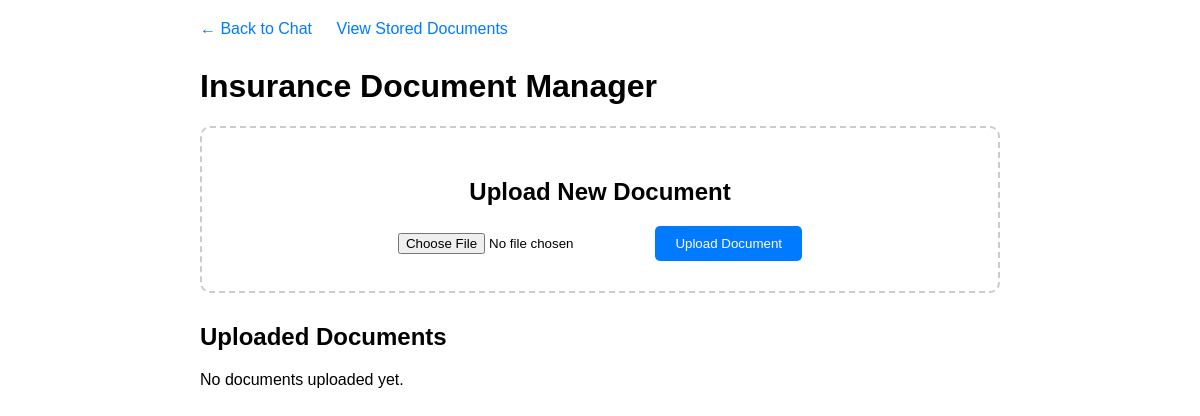
The app's page /uploads/, older data.
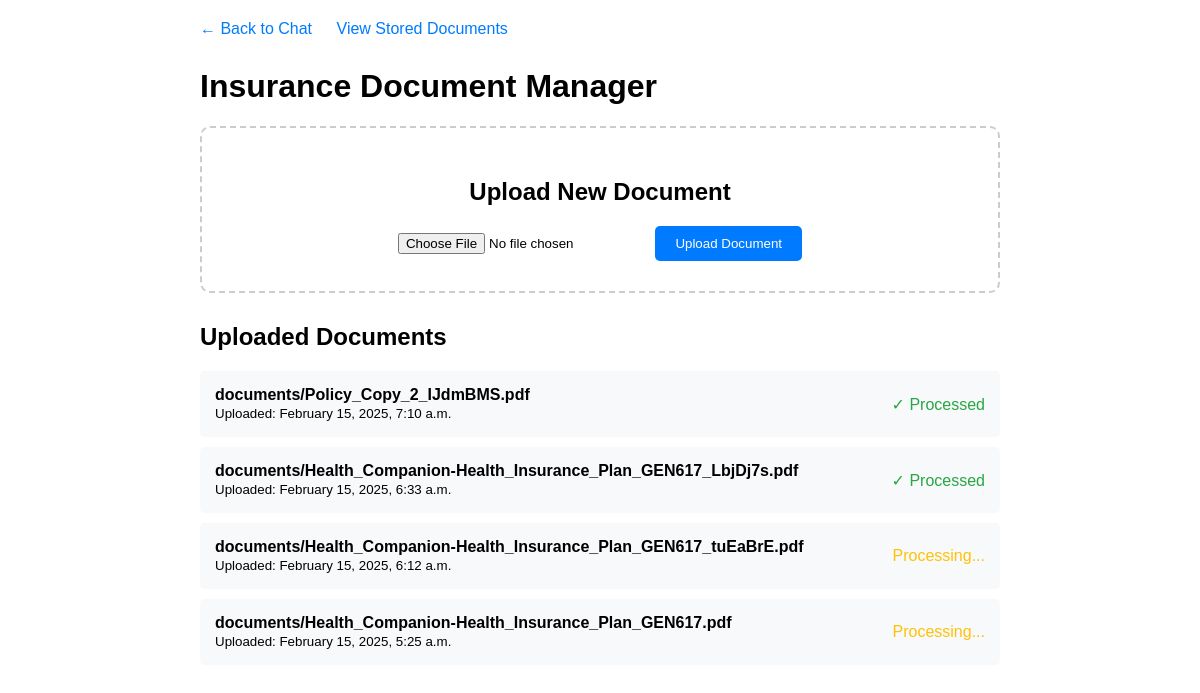
The same page, newer data.
### main/models.py (models this page shows)
class Document(models.Model):
    file = models.FileField(upload_to='documents/')
    uploaded_at = models.DateTimeField(auto_now_add=True)
    processed = models.BooleanField(default=False)

### main/views.py (the view, shortened to what this page needs)
# urls.py: path('uploads/', views.uploads, name='uploads'),
def uploads(request):
    documents = Document.objects.all().order_by('-uploaded_at')
    return render(request, 'main/uploads.html', {'documents': documents})

### templates/main/uploads.html (shortened to what this page needs)
<!DOCTYPE html>
<html lang="en">
<head>
</head>
<body>
    <div class="nav-links">
        <a href="{% url 'main:chat' %}">← Back to Chat</a>
        <a href="{% url 'main:view_documents' %}">View Stored Documents</a>
    </div>
    <h1>Insurance Document Manager</h1>
    <div class="upload-container">
        <h2>Upload New Document</h2>
        <form method="post" enctype="multipart/form-data">
            <input type="file" name="document" accept=".pdf" required>
            <button type="submit">Upload Document</button>
        </form>
    </div>
    <div class="documents-list">
        <h2>Uploaded Documents</h2>
        {% if documents %}
            {% for doc in documents %}
                <div class="document-item">
                    <div>
                        <strong>{{ doc.file.name }}</strong>
                        <br>
                        <small>Uploaded: {{ doc.uploaded_at|date:"F j, Y, g:i a" }}</small>
                    </div>
                    <div class="status-{% if doc.processed %}success{% else %}pending{% endif %}">
                        {% if doc.processed %}
                            ✓ Processed
                        {% else %}
                            Processing...
                        {% endif %}
                    </div>
                </div>
            {% endfor %}
        {% else %}
            <p>No documents uploaded yet.</p>
        {% endif %}
    </div>
</body>
</html>

### templates/main/uploads.html (style rules this page uses)
body { max-width: 800px; margin: 0 auto; padding: 20px; font-family: Arial, sans-serif; }
.upload-container { margin: 20px 0; padding: 30px; border: 2px dashed #ccc; border-radius: 10px; text-align: center; }
.documents-list { margin-top: 30px; }
.document-item { padding: 15px; margin: 10px 0; background-color: #f8f9fa; border-radius: 5px; display: flex; justify-content: space-between; align-items: center; }
.status-success { color: #28a745; }
.status-pending { color: #ffc107; }
.nav-links { margin-bottom: 30px; }
.nav-links a { text-decoration: none; color: #007bff; margin-right: 20px; }
button { padding: 10px 20px; background-color: #007bff; color: white; border: none; border-radius: 5px; cursor: pointer; }

Row changes from the older to the newer data that the page shows:
added Document: file.name "documents/Policy_Copy_2_IJdmBMS.pdf", uploaded_at "February 15, 2025, 7:10 a.m.", processed "✓ Processed"
added Document: file.name "documents/Health_Companion-Health_Insurance_Plan_GEN617_LbjDj7s.pdf", uploaded_at "February 15, 2025, 6:33 a.m.", processed "✓ Processed"
added Document: file.name "documents/Health_Companion-Health_Insurance_Plan_GEN617_tuEaBrE.pdf", uploaded_at "February 15, 2025, 6:12 a.m.", processed "Processing..."
added Document: file.name "documents/Health_Companion-Health_Insurance_Plan_GEN617.pdf", uploaded_at "February 15, 2025, 5:25 a.m.", processed "Processing..."
Text that changed along with them:
text no longer shown: "No documents uploaded yet."
